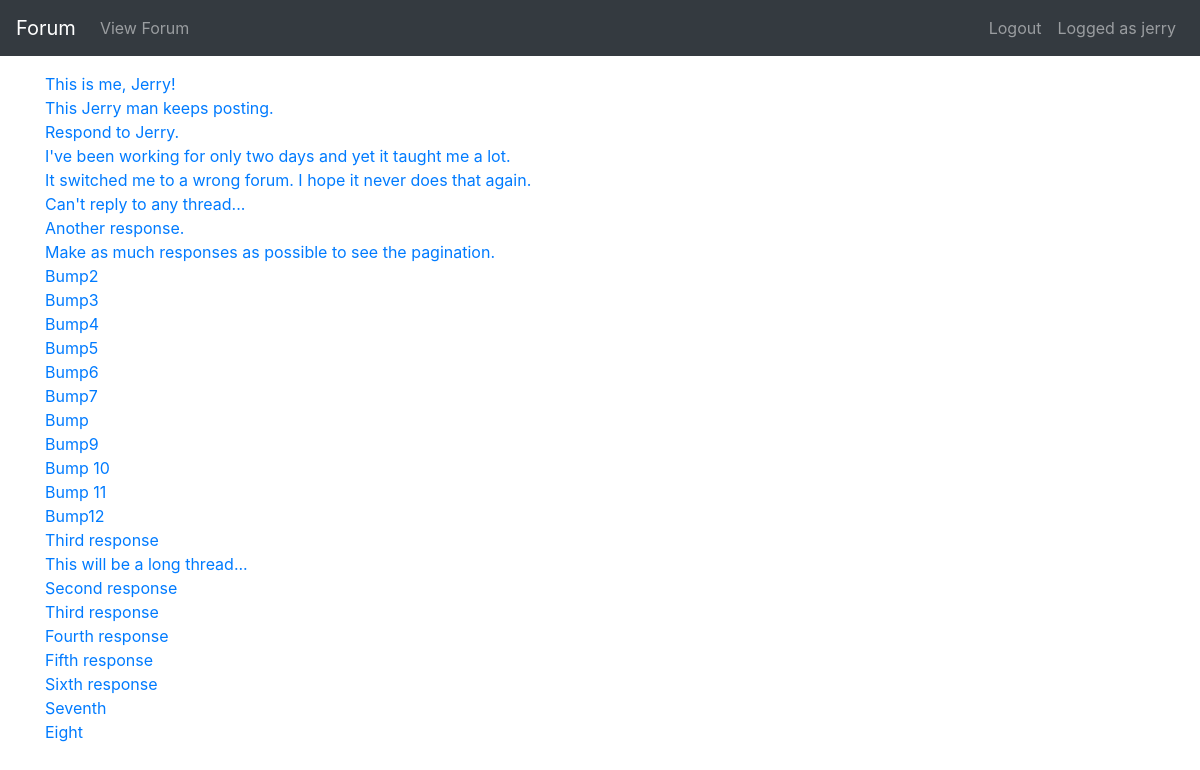
Page /forumapp/user/2 on the earlier database version.
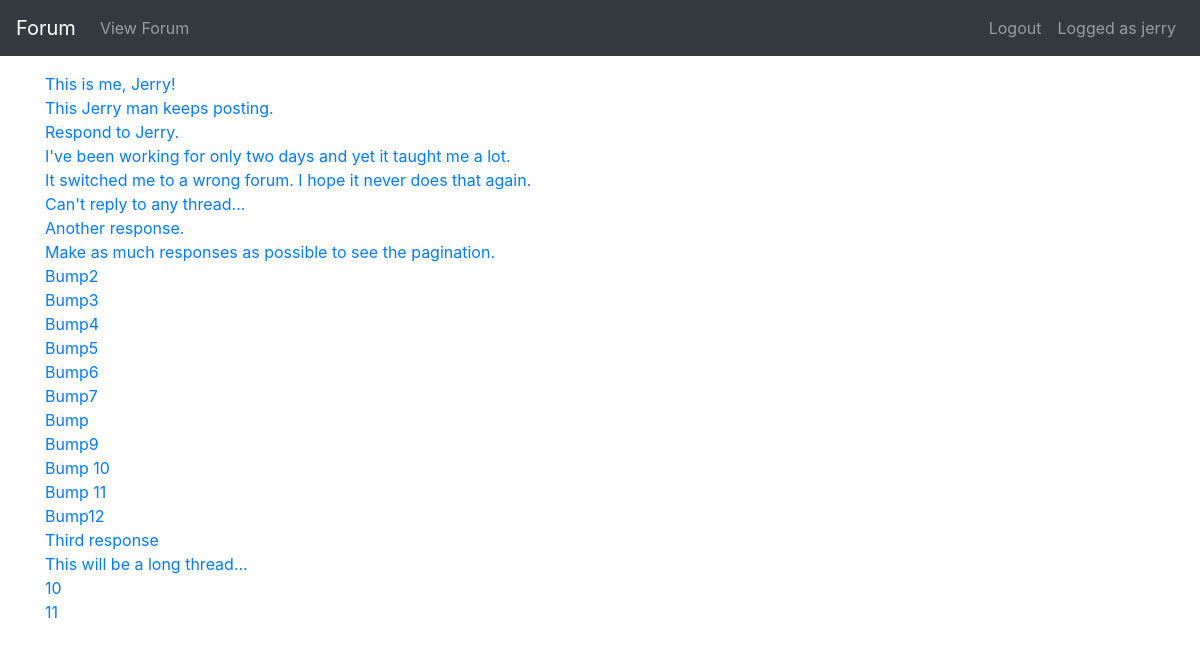
Same page on the later database version.
### forumapp/models.py (models this page shows)
class ThreadResponse(models.Model):
    thread = models.ForeignKey(Thread, null=True, on_delete=models.CASCADE)
    created_datetime = models.DateTimeField(null=True)
    responder = models.ForeignKey(User, null=True, on_delete=models.CASCADE)
    message = models.TextField(max_length=1000)
    edited = models.BooleanField(default=False)
    order_in_thread = models.PositiveIntegerField(default=1)
    class Meta:
        permissions = [
            ('can_remove_any_response', 'Can remove ANY response.')
        ]
    def __str__(self):
        return self.message

### forumapp/views.py (the view)
def user_view(request, pk):
    user = User.objects.get(id=pk)
    user_responses = ThreadResponse.objects.filter(
        responder=pk
    ).exclude(thread__isnull=True)
    return render(
        request,
        'forumapp/user_view.html',
        context={
            'user': user,
            'user_responses': user_responses
        }
    )

### forumapp/templates/forumapp/user_view.html
{% extends 'forumapp/base.html' %}
{% block content %}
{% for response in user_responses %}
<div>
    {% if response.order_in_thread > 10 %}
<a href='{% url "thread-view" response.thread.forum.id response.thread.id %}?page={% widthratio response.order_in_thread 10 1|add:"1" %}#{{ response.order_in_thread }}'>{{ response }}</a>
    {% else %}
<a href="{% url 'thread-view' response.thread.forum.id response.thread.id %}#{{ response.order_in_thread }}">{{ response }}</a>
    {% endif %}
</div>
{% endfor %}
{% endblock %}

Differences in the rows shown:
removed ThreadResponse: message "Second response"
removed ThreadResponse: message "Third response"
removed ThreadResponse: message "Fourth response"
removed ThreadResponse: message "Fifth response"
removed ThreadResponse: message "Sixth response"
removed ThreadResponse: message "Seventh"
removed ThreadResponse: message "Eight"
added ThreadResponse: message "10"
added ThreadResponse: message "11"
